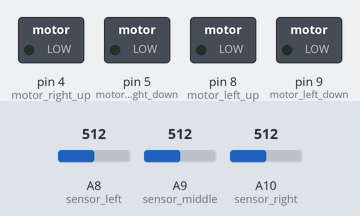
The sketch below on a simulated Arduino Mega 2560, built with avr-gcc and run on an emulated ATmega2560. Shown: switched loads named in the sketch (green lamp = pin HIGH). Inputs (shaded band) come from the test bench; at power-on: A8 (sensor_left) = 512, A10 (sensor_right) = 512, A9 (sensor_middle) = 512.

Above: at 1.2 s.
1.3 s: A8 (sensor_left) set to 492
At 2.5 s:
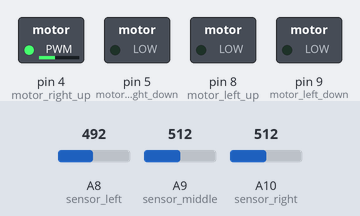
2.8 s: A10 (sensor_right) set to 491
At 3.8 s:
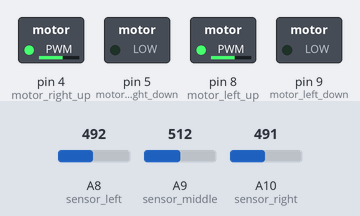
Timing chart, 0 to 5.8 s (numbered marks = the images above; inputs shaded):
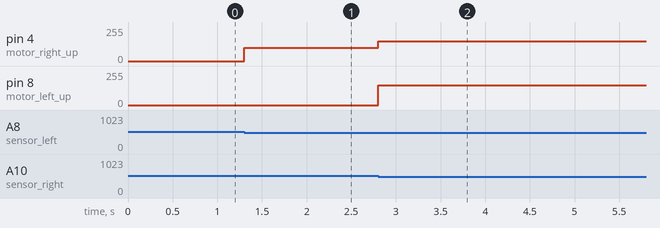

The sketch:

code_line_follower.ino
```cpp
//define sensor ports on arduino uno
#define sensor_left A8
#define sensor_middle A9
#define sensor_right A10

//define the level of sensor thresshold
#define threshold 500

//define motors ports on arduino uno
#define motor_left_up 8
#define motor_left_down 9
#define motor_right_up 4
#define motor_right_down 5

//define variables
int i=0;
int j=0;
int b=0;
int k=0;

//dfine functions
void robot_moving_forward()
{
  analogWrite(motor_left_up,150);
  analogWrite(motor_right_up,150);
  analogWrite(motor_left_down,0);
  analogWrite(motor_right_down,0);
}

void robot_turn_right ()
{
  analogWrite(motor_left_up,100);
  analogWrite(motor_right_up,0);
  analogWrite(motor_left_down,0);
  analogWrite(motor_right_down,0);
}

void robot_turn_left ()
{
  analogWrite(motor_left_up,0);
  analogWrite(motor_right_up,100);
  analogWrite(motor_left_down,0);
  analogWrite(motor_right_down,0);
}

int read_one_sensor(int pin)
{
  if ( analogRead ( pin ) > threshold )
      return(1);
  else
      return(0);
}

int read_sensors()
{
  return (read_one_sensor(sensor_left)*100+read_one_sensor(sensor_middle)*10+read_one_sensor(sensor_right));
}

//define configurations and initialisations
void setup(){
pinMode(motor_left_up,OUTPUT);
pinMode(motor_left_down,OUTPUT);
pinMode(motor_right_up,OUTPUT);
pinMode(motor_right_down,OUTPUT);
pinMode(sensor_left,INPUT);
pinMode(sensor_middle,INPUT);
pinMode(sensor_right,INPUT);
Serial.begin(9600);
}

//the loop mode
void loop() {

  b=read_sensors();

  switch(b){

    case(1):{
    robot_turn_left();
    break;
    }

    case(10):{
    robot_moving_forward();
    break;
    }

    case(11):{
    robot_turn_left();
    break;
    }

    case(100):{
    robot_turn_right();
    break;
    }

  }
}
//end program
```

Measured:
- the behaviour switches between 501 and 500 on A8 (sensor_left) (found by bisection; images 0 and 1)
- the behaviour switches between 501 and 500 on A10 (sensor_right) (found by bisection; images 1 and 2)
- after the input at 1.3 s, pin 4 (motor_right_up): 0/255 → 100/255 at once
- after the input at 2.8 s, pin 4 (motor_right_up): 100/255 → 150/255 at once; pin 8 (motor_left_up): 0/255 → 150/255 at once
